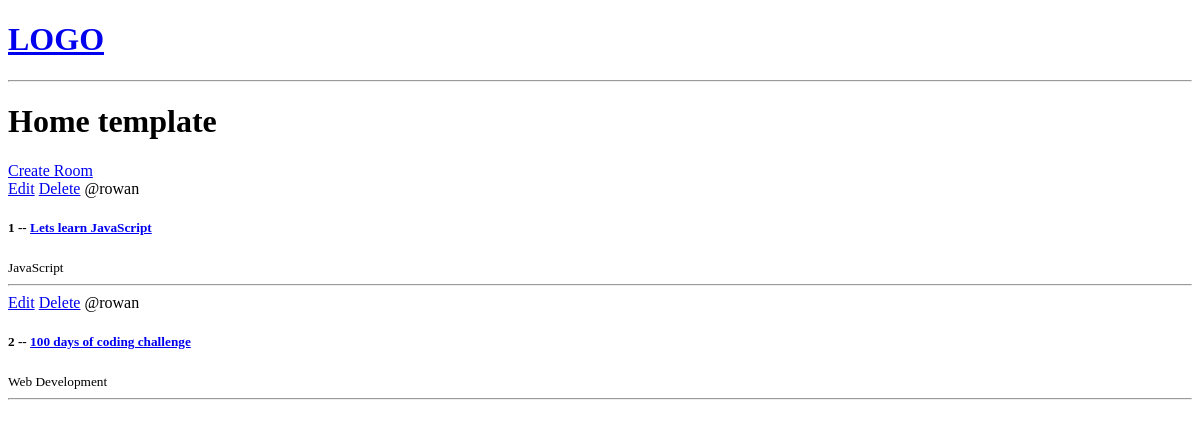
Before: / with the older database file.
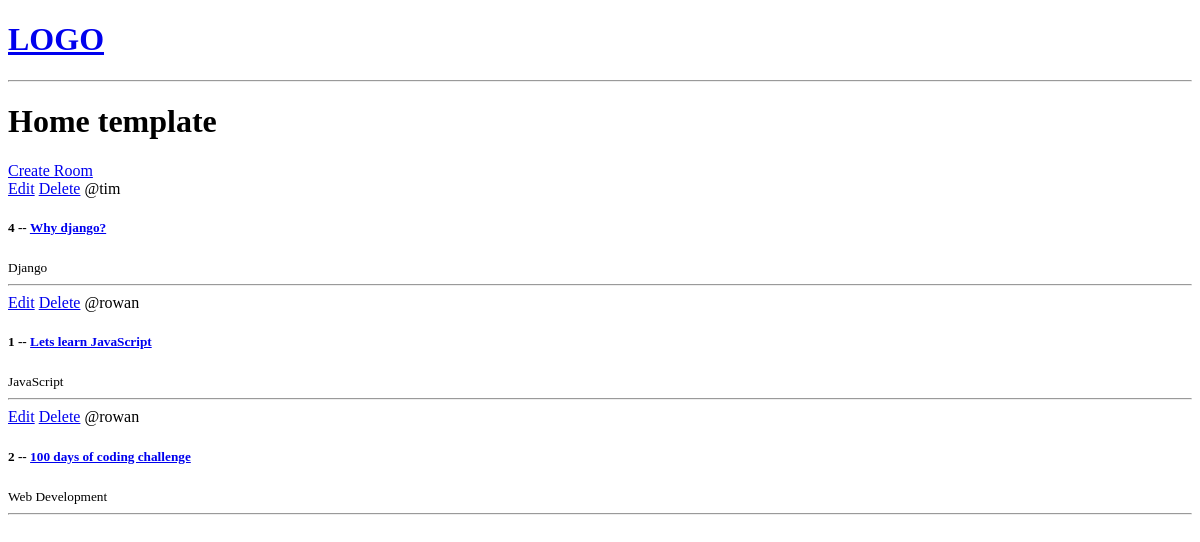
After: the same page with the newer database file.
### base/models.py (models this page shows, shortened)
class Room(models.Model):
    host = models.ForeignKey(User, on_delete=models.SET_NULL, null=True)
    topic = models.ForeignKey(Topic, on_delete=models.SET_NULL, null=True)
    name = models.CharField(max_length=200)
    description = models.TextField(null=True, blank=True)
    updated = models.DateTimeField(auto_now=True)
    created = models.DateTimeField(auto_now_add=True)
    class Meta:
        ordering = ['-updated', '-created']

class Topic(models.Model):
    name = models.CharField(max_length=200)

### base/views.py (the view)
# urls.py: path('', views.home, name="home"),
def home(request):
    rooms = Room.objects.all()
    context = {'rooms': rooms}
    return render(request, 'base/home.html', context)

### base/templates/base/home.html
{% extends 'main.html' %}
{% block content %}
<h1>Home template</h1>
<div>
    <a href="{% url 'create-room' %}">Create Room</a>
    <div>
        {% for room in rooms%}
            <div>
                <a href="{% url 'update-room' room.id %}">Edit</a>
                <a href="{% url 'delete-room' room.id %}">Delete</a>
                <span>@{{room.host.username}}</span>
                <h5>{{room.id}} -- <a href="{% url 'room' room.id %}">{{room.name}}</a></h5>
                <small>{{room.topic.name}}</small>
                <hr />
            </div>
        {% endfor %}
    </div>
</div>
{% endblock %}

### templates/main.html (shortened to what this page needs)
<!DOCTYPE html>
<html lang="en">
<head>
</head>
<body>
    {% include 'navbar.html' %}
    {% block content %}
    {% endblock %}
</body>
</html>

### templates/navbar.html
<a href="/">
    <h1>LOGO</h1>
</a>
<hr>

Changed rows visible on the page:
added Room: host.username "tim", id "4", name "Why django?", topic.name "Django"
